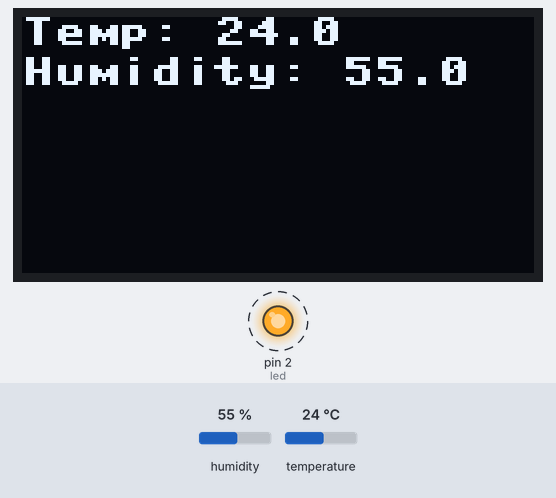
Recording of a program running on a simulated MicroPython board. Shown: 128×64 one-colour display, output pins drawn as LEDs (lit = HIGH). Dashed ring = blinking. The inputs (shaded band) are chosen by the test bench; at power-on: humidity 55 %, temperature 24 °C. WiFi joins after 1.5 s; no MQTT or app messages arrive unless stated; library files of the repository ran but are not shown: ssd1306.py; what the program prints to the serial console is not drawn.

Above: at 3.0 s.
3.1 s: humidity set to 22 %
At 3.9 s:
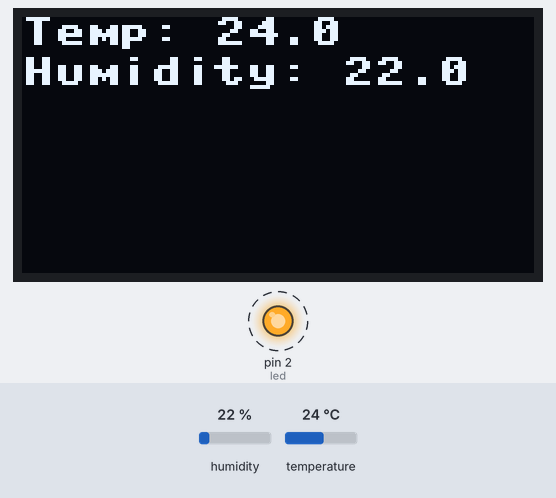
4.8 s: temperature set to 12 °C
At 6.7 s:
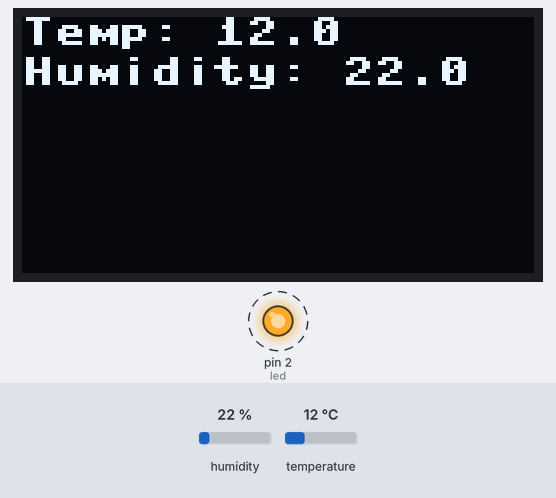
7.4 s: humidity set to 40 %
At 9.2 s:
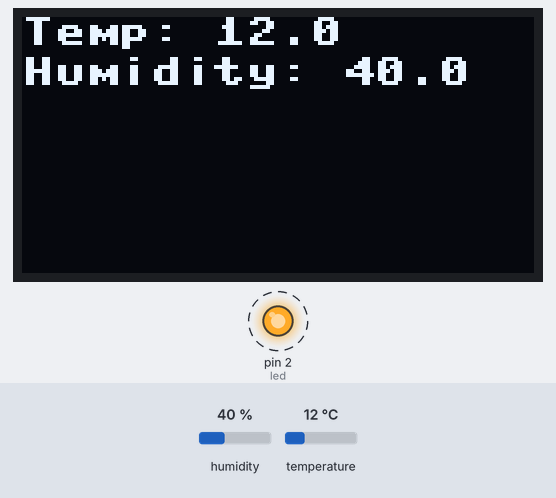
9.9 s: temperature set to 19 °C
Timing chart, 0 to 13.5 s (numbered marks = the images above; inputs shaded):
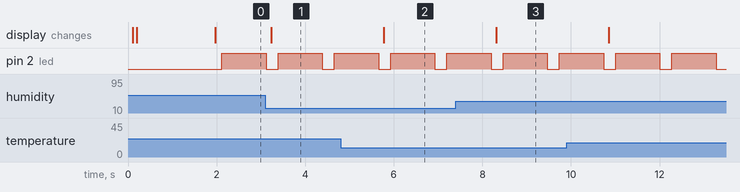

Measured:
- after the input at 3.1 s, the display: changes after 0.14 s (image 1)
- after the input at 4.8 s, the display: changes after 0.98 s (image 2)
- after the input at 7.4 s, the display: changes after 0.92 s (image 3)
- by itself, pin 2 (led): alternates HIGH for 1.0 s and LOW for 0.27 s

The program:

main.py
```python
from machine import Pin, I2C
import network
import ssd1306
import dht
import time
from umqtt.simple import MQTTClient

SERVER      = "mqtt3.thingspeak.com"
CLIENT_ID   = "NQsOMB4WAh8OOAU3KAY2NQ0"
USR         = "NQsOMB4WAh8OOAU3KAY2NQ0"
PWD         = "i343xvHx0LuqhiB+ZhvFdSPE"
CH_ID       = "2313579"

#define LCD
i2c = I2C(scl=Pin(4), sda=Pin(5), freq=100000)
display = ssd1306.SSD1306_I2C(128, 64, i2c)

# 1 Connect WIFI
wlan = network.WLAN(network.STA_IF)
wlan.active(True)
if not wlan.isconnected():
    print("Connecting...")
    display.fill(0)
    display.text("Connecting...", 0, 0, 1)
    display.show()
    wlan.connect("@LINPHA-WIFI_2.4GHz", "")
    while not wlan.isconnected():
        pass
print("IP Address: ", wlan.ifconfig()[0])


# 2 Connect Broker
client = MQTTClient(CLIENT_ID, server=SERVER, user=USR, password=PWD, keepalive=30)
client.connect()
topic = "channels/" + CH_ID + "/publish"

# Sensor connection
d = dht.DHT22( Pin(15) )

# build-in led
led = Pin(2, Pin.OUT)

while True:

    # meaure humidity and temperature
    led.off()
    d.measure()
    humidity = d.humidity()
    temperature = d.temperature()

    # print to screen
    print("temperature:{}".format(temperature))
    print("humidity:{}".format(humidity))
    display.fill(0)
    display.text("Temp: {}".format(temperature), 0, 0, 1)
    display.text("Humidity: {}".format(humidity), 0, 10, 1)
    display.show()

    # publish data
    payload = "field1=" + str(temperature) + "&field2=" + str(humidity)
    client.connect()
    client.publish(topic, payload)
    client.disconnect()

    # Toggle signal on LED
    led.on()
    time.sleep(1)
```
